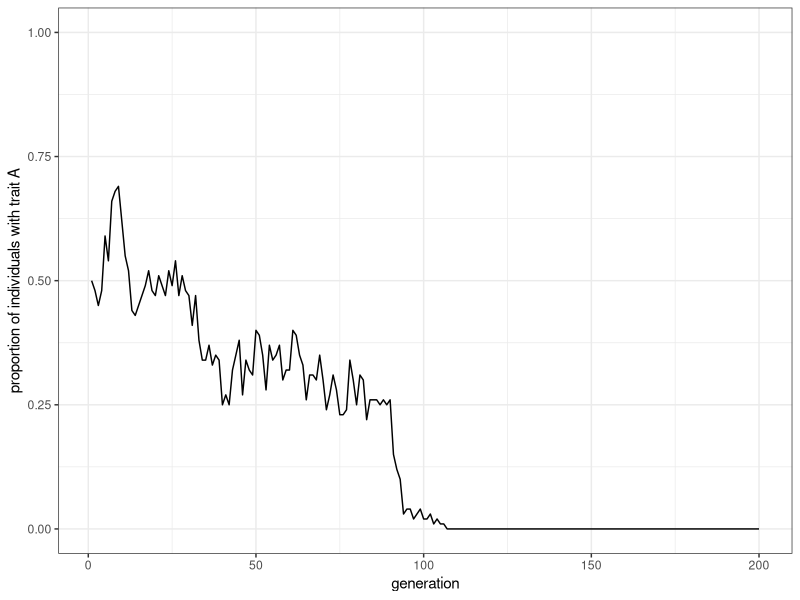
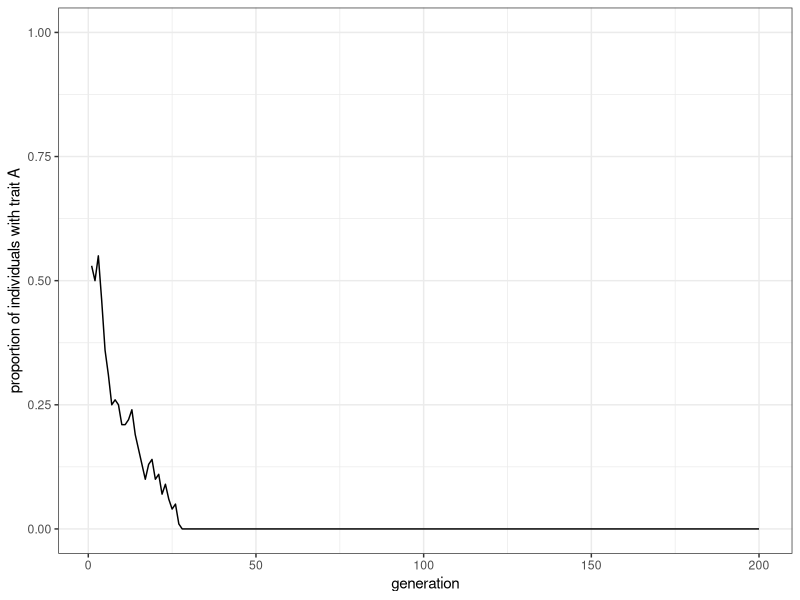
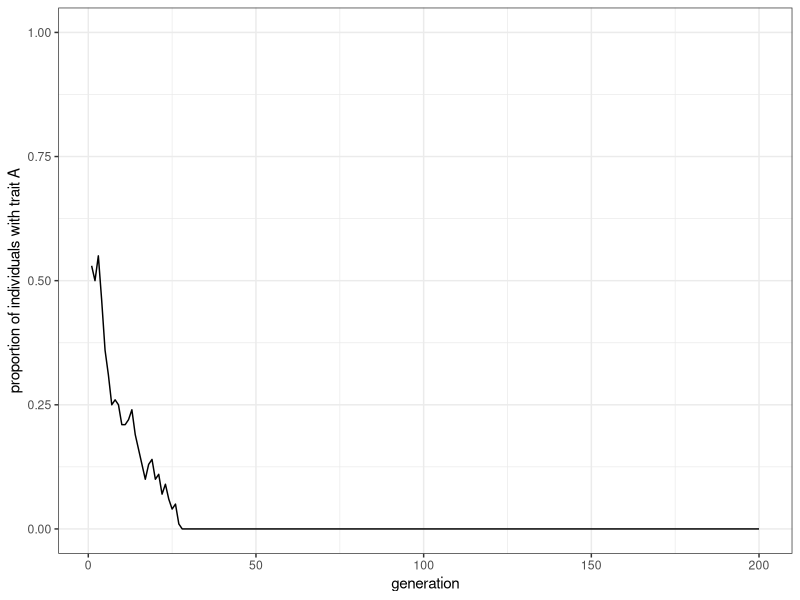
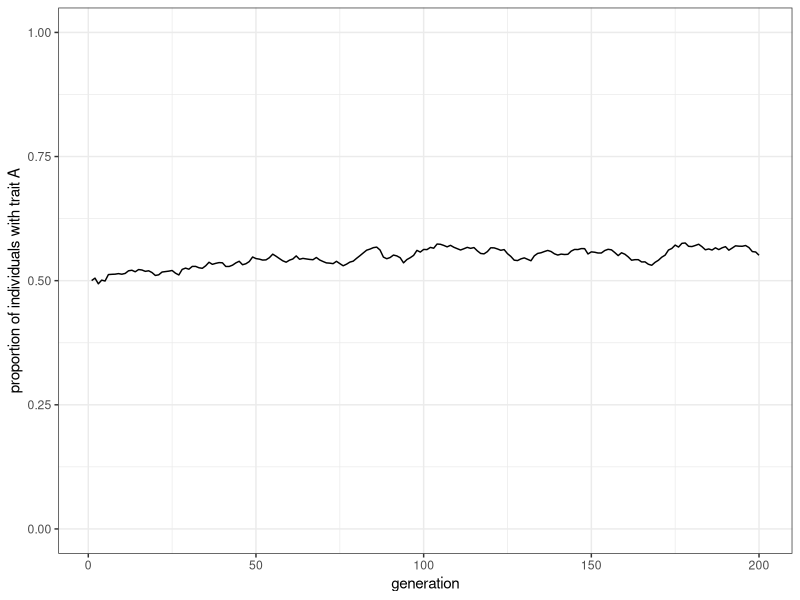
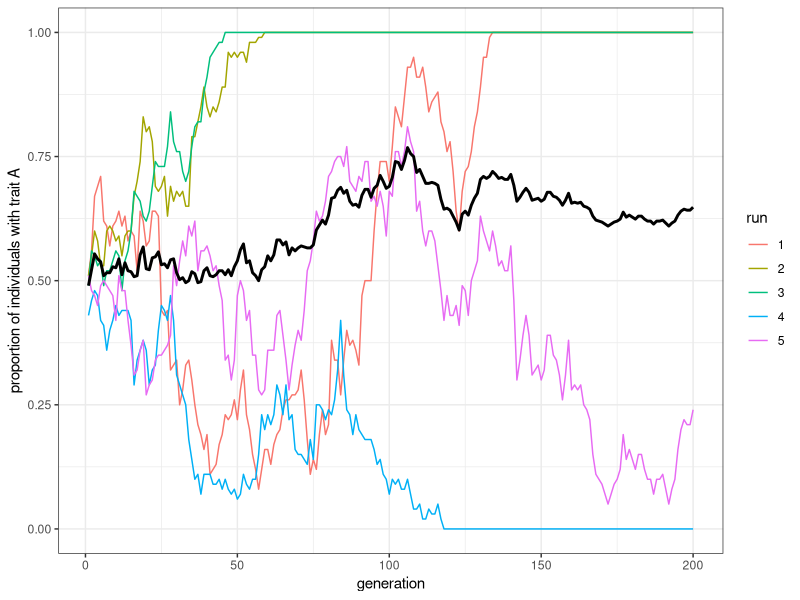
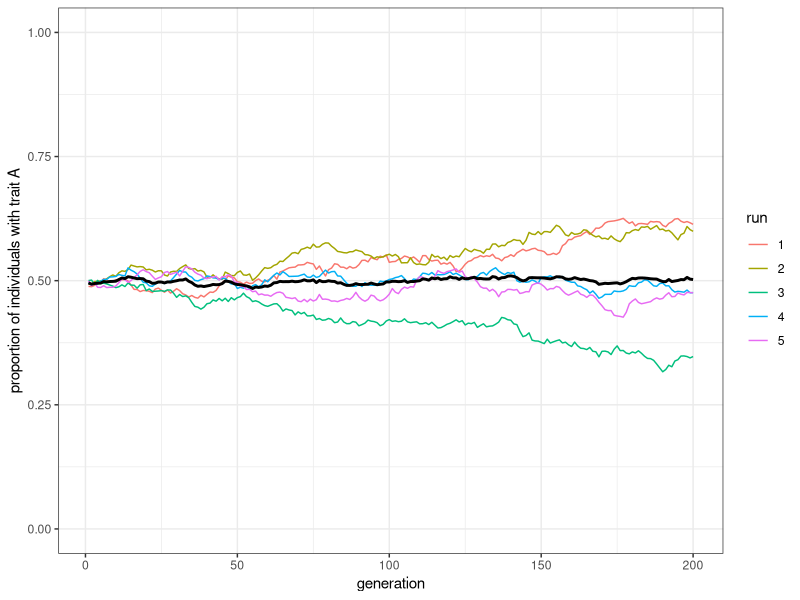
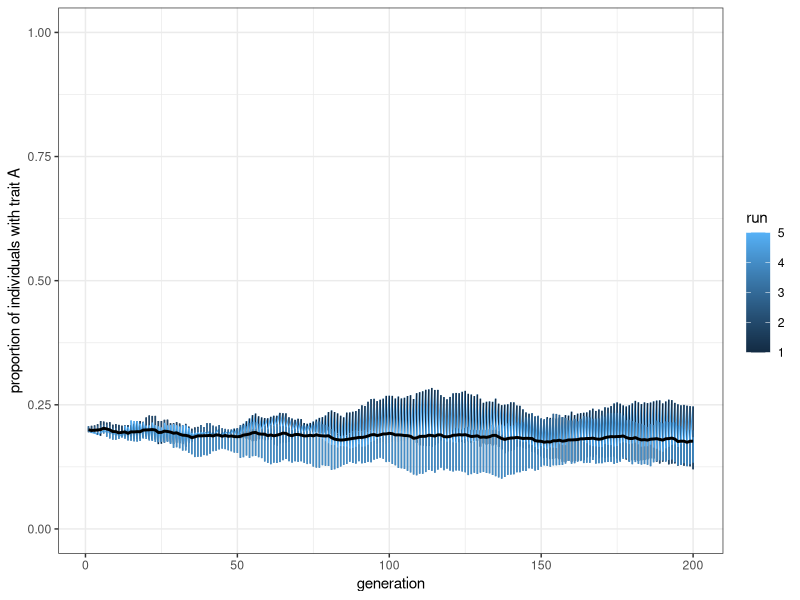

These charts were generated, in order, by the following R code:
## ---- chunk 1
library(tidyverse)

## ---- chunk 2
population_size <- 100
generations <- 200
## ---- chunk 3
population <- sample(c("A", "B"), population_size, replace = TRUE)
## ---- chunk 4
population
## ---- chunk 5
population[4]
## ---- chunk 6
output <- tibble(generation = 1:generations, proportion_of_trait_a = rep(NA_real_, generations))
output
## ---- chunk 7
output$proportion_of_trait_a[1] <- sum(population == "A") / population_size
output
## ---- chunk 8
 for (generation in 2:generations) {
  # populationテーブルをprevious_populationという新しいテーブルにコピー
  previous_population <- population
  # 前世代の個人からランダムに形質をコピーする
  population <- sample(previous_population, population_size, replace = TRUE)
  # proportion_of_trait_aを計算し、outputの今generation世代のところに格納する
  output$proportion_of_trait_a[generation] <- sum(population == "A") / population_size
}
## ---- chunk 9
ggplot(data = output, aes(x = generation, y = proportion_of_trait_a)) +
  geom_line() +
  ylim(c(0, 1)) +
  theme_bw() +
  ylab("proportion of individuals with trait A")
## ---- chunk 10

model_unbiased_transmission <- function(population_size, generations) {
  population <- sample(c("A", "B"), population_size, replace = TRUE)

  output <- tibble(generation = 1:generations, proportion_of_trait_a = rep(NA, generations))

  output$proportion_of_trait_a[1] <- sum(population == "A") / population_size

  for (generation in 2:generations) {
    # Copy individuals to previous_population tibble
    previous_population <- population 
    
    # Randomly copy from previous generation
    population <- sample(previous_population, population_size, replace = TRUE)
    
    # Get p and put it into output slot for this generation t
    output$proportion_of_trait_a[generation] <- sum(population == "A") / population_size
  }
  # Export data from function
  output
}
## ---- chunk 11
data_unbiased_transmission <- model_unbiased_transmission(population_size = 100, generations = 200)
## ---- chunk 12
plot_single_run <- function(data) {
  ggplot(data = data, aes(x = generation, y = proportion_of_trait_a)) +
    geom_line() +
    ylim(c(0, 1)) +
    theme_bw() +
    ylab("proportion of individuals with trait A")
}
## ---- chunk 13
data_unbiased_transmission |>
  plot_single_run()
## ---- chunk 14
plot_single_run(data_unbiased_transmission)
## ---- chunk 15
model_unbiased_transmission(population_size = 10000, generations = 200) |>
  plot_single_run()
## ---- chunk 16
model_unbiased_transmissions <- function(population_size, generations, runs) {
  output <- tibble(run = factor(), generation = numeric(), proportion_of_trait_a = numeric())
  # 毎回の試行
  for (run in 1:runs) {
    # 1回の試行の結果を保管するtibbleを初期化
    output_single_run <- tibble(
      run = rep(run, generations) %>% as.factor(), 
      generation = 1:generations, 
      proportion_of_trait_a = rep(NA, generations)
    )
    # 第1世代
    population <- sample(c("A", "B"), population_size, replace = TRUE)
    # 第1世代のproportion_of_trait_aを計算
    proportion_of_trait_a <- sum(population == "A") / population_size
    output_single_run$proportion_of_trait_a[1] <- proportion_of_trait_a
    for (generation in 2:generations) {
      # 前タイムステップまでのpopulationベクトルをprevious_populationに移し替える
      previous_population <- population
      # ランダムに前世代の個人から形質をコピーする
      population <- sample(previous_population, population_size, replace = TRUE)
      # proportion_of_trait_aを計算し、
      # tibbleのうちproportion_of_trait_a列のgeneration行目に格納する
      output_single_run$proportion_of_trait_a[generation] <- 
      sum(population == "A") / population_size
    }
    # output tibbleの一番下に今回の試行の結果をbind_rows()関数で付け加える
    output <- bind_rows(output, output_single_run)
  }
  # 全試行の結果がひとつのoutputというtibbleに集約されたので、それを返り値としてエクスポートする
  output
}
## ---- chunk 17
plot_multiple_runs <- function(data) {
  ggplot(data = data, aes(x = generation, y = proportion_of_trait_a)) +
    geom_line(aes(colour = run)) +
    stat_summary(fun = mean, geom = "line", size = 1) +
    ylim(c(0, 1)) +
    theme_bw() +
    ylab("proportion of individuals with trait A")
}
## ---- chunk 18
data <- model_unbiased_transmissions(population_size = 100, generations = 200, runs = 5)
plot_multiple_runs(data)
## ---- chunk 19
data
## ---- chunk 20
data <- model_unbiased_transmissions(population_size = 10000, generations = 200, runs = 5)
plot_multiple_runs(data)
## ---- chunk 21

model_unbiased_transmissions_varying_initial_condition <- function(
  population_size,
  generations,
  runs, 
  initial_proportion_of_trait_a) {
  output <- tibble(
    run = numeric(), 
    generation = numeric(), 
    proportion_of_trait_a = numeric()
  )
  for (run in 1:runs) {
    # 1回の試行の結果を保管するtibbleを初期化
    output_single_run <- tibble(
      run = rep(run, generations), 
      generation = 1:generations, 
      proportion_of_trait_a = rep(NA, generations)
    )
    # 第1世代
    population <- sample(
      c("A", "B"), 
      population_size, replace = TRUE, 
      prob = c(initial_proportion_of_trait_a, 1 - initial_proportion_of_trait_a)
    )
    # 第1世代のproportion_of_trait_aを計算
    proportion_of_trait_a <- sum(population == "A") / population_size
    output_single_run$proportion_of_trait_a[1] <- proportion_of_trait_a
    for (generation in 2:generations) {
      # 前タイムステップまでのpopulationベクトルをprevious_populationに移し替える
      previous_population <- population
      # ランダムに前世代の個人から形質をコピーする
      population <- sample(previous_population, population_size, replace = TRUE)
      # proportion_of_trait_aを計算し、tibbleのうち
      # proportion_of_trait_a列のgeneration行目に格納する
      output_single_run$proportion_of_trait_a[generation] <- 
      sum(population == "A") / population_size
    }
    # output tibbleの一番下に今回の試行の結果をbind_rows()関数で付け加える
    output <- bind_rows(output, output_single_run)
  }
  # 全試行の結果がひとつのoutputというtibbleに集約されたので、それを返り値としてエクスポートする
  output
}
## ---- chunk 22
model_unbiased_transmissions_varying_initial_condition(
  population_size = 10000,
  initial_proportion_of_trait_a = 0.2,
  generations = 200,
  runs = 5) |>
  plot_multiple_runs()
